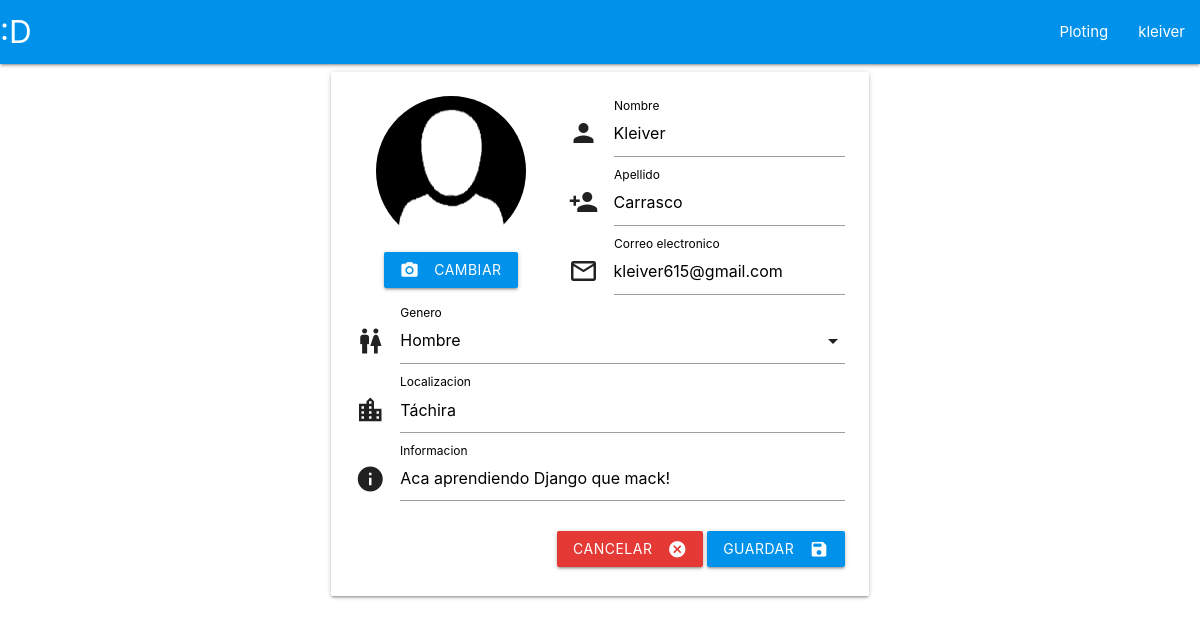
Screenshot of /plots/edit_profile (signed in) with the database file from the repository.
### plots/models.py (models this page shows, shortened)
class UserProfile(models.Model):
    user = models.OneToOneField(User, on_delete=models.CASCADE)
    avatar = models.ImageField(upload_to='plots', default='plots/default.png')
    location = models.CharField(max_length=140)
    gender = models.CharField(max_length=140, choices=genero)
    information = models.TextField()

### plots/views.py (the view)
# urls.py: path('edit_profile', views.edit_profile, name='edit_profile'),
def edit_profile(request):
    if request.method == 'POST':
        perfil = UserProfile.objects.get(user=request.user)
        usuario = User.objects.get(username=request.user.username)
        userForm = UserProfileForm(request.POST, instance=usuario)
        perfilForm = EditProfileForm(
            request.POST, request.FILES, instance=perfil)
        if userForm.is_valid() and perfilForm.is_valid():
            userForm.save()
            perfilForm.save()
            perfil = UserProfile.objects.get(user=request.user)
            return redirect('plots:profile')
        else:
            return render(request, 'plots/edit_profile.html', {
                'userForm': userForm,
                'perfilForm': perfilForm
            })
    else:
        perfil = UserProfile.objects.get(user=request.user)
        usuario = User.objects.get(username=request.user.username)
        userForm = UserProfileForm(instance=usuario)
        perfilForm = EditProfileForm(instance=perfil)
        return render(request, 'plots/edit_profile.html', {
            'userForm': userForm,
            'perfilForm': perfilForm
        })

### plots/forms.py
class UserProfileForm(forms.ModelForm):
    def __init__(self, *args, **kwargs):
        super(UserProfileForm, self).__init__(*args, **kwargs)
        self.fields['first_name'].required = False
        self.fields['last_name'].required = False
        self.fields['email'].required = True
    class Meta:
        model = User
        fields = ('first_name', 'last_name', 'email')
        widgets = {
            'email': forms.EmailInput(attrs={'class': 'validate'}),
        }
        labels = {
            "first_name": "Nombre",
            "last_name": "Apellido",
            "email": "Correo electronico",
        }

class EditProfileForm(forms.ModelForm):
    def __init__(self, *args, **kwargs):
        super(EditProfileForm, self).__init__(*args, **kwargs)
        self.fields['location'].required = False
        self.fields['gender'].required = False
        self.fields['information'].required = False
    class Meta:
        model = UserProfile
        fields = ('avatar', 'location', 'gender', 'information')
        widgets = {
            'information': forms.Textarea(attrs={'class': 'materialize-textarea'}),
        }
        labels = {
            "avatar": "Avatar",
            "location": "Localizacion",
            "gender": "Genero",
            "information": "Informacion",
        }

### plots/templates/plots/edit_profile.html (shortened to what this page needs)
{% extends 'plots/base.html' %}
{% block content %}
<div class="row">
  <div class="col s12 m10 l8 offset-m1 offset-l2">
    <div class="card-panel hoverable ">
      <div class="row">
        <form action="{% url 'plots:edit_profile' %}" method="post" enctype="multipart/form-data">
          <div class="col s12 m12 l5 center-align">
            <div class="col s12 center-align">
              <img id="imgEdit" src="{{perfilForm.instance.avatar.url}}" class="circle responsive-img"
                style="height:150px; width: 150px;" />
            </div>
            <label for="id_avatar" class="btn waves-effect waves-light light-blue accent-4"><i
                class="material-icons left">camera_alt</i>Cambiar</label>
            <div class="col s12 center-align">
            </div>
          </div>
          <div class="col s12 m12 l7">
            <div class="input-field">
              <i class="material-icons prefix">person</i>
              <label for="{{ userForm.first_name.auto_id }}" class="active">{{ userForm.first_name.label }}</label>
              {{ userForm.first_name }}
            </div>
            <div class="input-field">
              <i class="material-icons prefix">person_add</i>
              <label for="{{ userForm.last_name.auto_id }}" class="active">{{ userForm.last_name.label }}</label>
              {{ userForm.last_name }}
            </div>
            <div class="input-field">
              <i class="material-icons prefix">mail_outline</i>
              <label for="{{ userForm.email.auto_id }}" class="active">{{ userForm.email.label }}</label>
              {{ userForm.email }}
            </div>
          </div>
          <div class="col s12 m12 l12">
            <div class="input-field" style="margin-bottom: 23px; margin-top: 0px;">
              <i class="material-icons prefix">wc</i>
              <label for="{{ perfilForm.gender.auto_id }}">{{ perfilForm.gender.label }}</label>
            </div>
            <div class="input-field">
              <i class="material-icons prefix">location_city</i>
              <label for="{{ perfilForm.location.auto_id }}" class="active">{{ perfilForm.location.label }}</label>
              {{ perfilForm.location }}
            </div>
            <div class="input-field">
              <i class="material-icons prefix">info</i>
              <label for="{{ perfilForm.information.auto_id }}"
                class="active">{{ perfilForm.information.label }}</label>
              {{ perfilForm.information }}
            </div>
            <div class="row right-align">
              <div class="col s12" style="margin-bottom: -35px;">
                <a href="{{ request.META.HTTP_REFERER }}" class="btn waves-effect waves-light red darken-1">cancelar<i
                    class="material-icons right">cancel</i></a>
                <button type="submit" class="btn waves-effect waves-light light-blue accent-4">Guardar<i
                    class="material-icons right">save</i></button>
              </div>
            </div>
          </div>
        </form>
      </div>
    </div>
  </div>
</div>
{% endblock %}

### plots/templates/plots/base.html (shortened to what this page needs)
<!DOCTYPE html>
<html lang="es">
<head>
  <link rel="stylesheet" href="https://cdnjs.cloudflare.com/ajax/libs/materialize/1.0.0/css/materialize.min.css">
</head>
<body>
  <nav>
    <div class="nav-wrapper light-blue accent-4">
      <a href="{% url 'plots:Home' %}" class="brand-logo">:D</a>
      {% if user.is_anonymous %}
      <ul class="right hide-on-med-and-down">
        <li><a href="{% url 'plots:resultsplot' %}">Ploting</a></li>
        <li><a href="{% url 'plots:registrar'%}">registrarse</a></li>
        <li><a href="{% url 'plots:user_login' %}">login</a></li>
      </ul>
      {% else %}
      <ul class="right hide-on-med-and-down">
        <li><a href="{% url 'plots:resultsplot' %}">Ploting</a></li>
        <li><a class="dropdown-trigger" href="#!" data-target="dropdown1">{{user.username}}</a></li>
      </ul>
      {% endif %}
    </div>
  </nav>
  <main>
    <div class="container">
      {% block content %}
      {% endblock %}
    </div>
  </main>
</body>
</html>

### plots/templates/plots/base.html (style rules this page uses)
.input-field label { color: #000 !important; }
.material-icons { vertical-align: -5px !important; }

### rows the page displays
UserProfile: instance.avatar (placeholder picture), location "Táchira", information "Aca aprendiendo Django que mack!"

### other values shown
{{ user.username }} "kleiver"
{{ userForm.first_name.label }} "Nombre"
{{ userForm.last_name.label }} "Apellido"
{{ userForm.email.label }} "Correo electronico"
{{ perfilForm.gender.label }} "Genero"
{{ perfilForm.location.label }} "Localizacion"
{{ perfilForm.information.label }} "Informacion"
